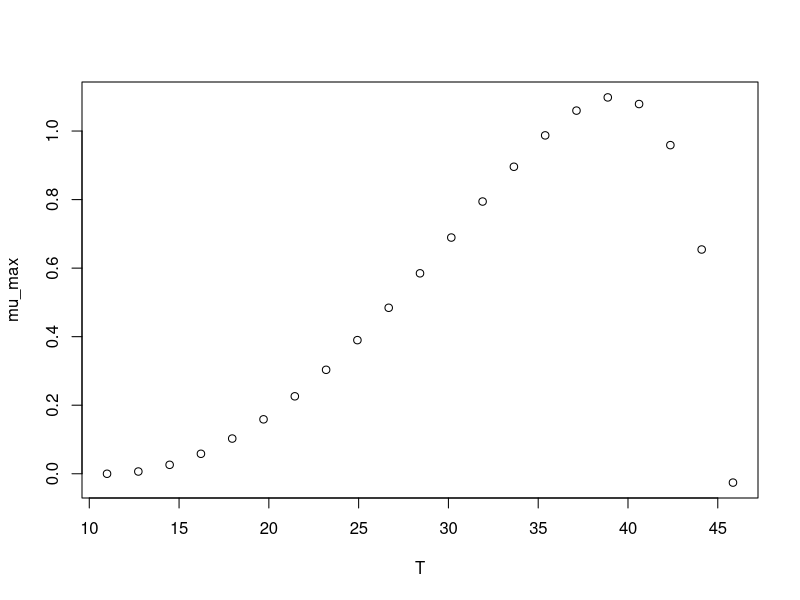

The R source for this figure:
#############################
# start of Parameter script
#############################
T <- seq(10.989010989011,45.8458,length.out=21)
#############################
# end of Parameter script
#############################
############################# 
# start of Model script Gropin ID 385 
#############################
 
# constant coefficients for this model
 
variables <- data.frame(T)
argumentsPar <- expand.grid(variables)
 
# heart of the model
response_surface <- function(T) {
   mumax <-(1.1*(T-45.8)*((T-11)^2))/((39.3-11)*((39.3-11)*(T-39.3)-(39.3-45.8)*(39.3+11-2*T)))

return(mumax=mumax)
} 

# output parameters
mumax <- cbind(argumentsPar,response_surface(argumentsPar['T']))
colnames(mumax) <- c(colnames(argumentsPar),'mumax')
#############################
# End of Model script
#############################
############################# 
# start of Visualisation script Gropin ID 385 
#############################
plot(T,mumax$mumax,
                          xlab='T',
                          ylab='mu_max')
#############################
# End of Visualisation script
#############################
